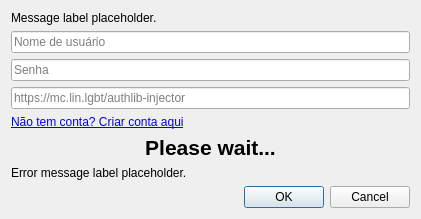
<?xml version="1.0" encoding="UTF-8"?>
<ui version="4.0">
 <class>AuthlibInjectorLoginDialog</class>
 <widget class="QDialog" name="AuthlibInjectorLoginDialog">
  <property name="geometry">
   <rect>
    <x>0</x>
    <y>0</y>
    <width>421</width>
    <height>198</height>
   </rect>
  </property>
  <property name="sizePolicy">
   <sizepolicy hsizetype="Fixed" vsizetype="Fixed">
    <horstretch>0</horstretch>
    <verstretch>0</verstretch>
   </sizepolicy>
  </property>
  <property name="windowTitle">
   <string>Entrar no Yakubi</string>
  </property>
  <layout class="QVBoxLayout" name="verticalLayout">
   <item>
    <widget class="QLabel" name="label">
     <property name="text">
      <string notr="true">Message label placeholder.</string>
     </property>
     <property name="textFormat">
      <enum>Qt::RichText</enum>
     </property>
     <property name="textInteractionFlags">
      <set>Qt::LinksAccessibleByKeyboard|Qt::LinksAccessibleByMouse|Qt::TextBrowserInteraction|Qt::TextSelectableByKeyboard|Qt::TextSelectableByMouse</set>
     </property>
     <property name="openExternalLinks">
      <bool>true</bool>
     </property>
    </widget>
   </item>
   <item>
    <widget class="QLineEdit" name="userTextBox">
     <property name="placeholderText">
      <string>Nome de usuário</string>
     </property>
    </widget>
   </item>
   <item>
    <widget class="QLineEdit" name="passTextBox">
     <property name="echoMode">
      <enum>QLineEdit::Password</enum>
     </property>
     <property name="placeholderText">
      <string>Senha</string>
     </property>
    </widget>
   </item>
   <item>
    <widget class="QLineEdit" name="authlibInjectorTextBox">
     <property name="visible">
      <bool>false</bool>
     </property>
     <property name="placeholderText">
      <string>https://mc.lin.lgbt/authlib-injector</string>
     </property>
    </widget>
   </item>
   <item>
    <widget class="QLabel" name="registerLabel">
     <property name="text">
      <string>&lt;a href="https://mc.lin.lgbt/web/registration?invite=YBB5rvU3BtO"&gt;Não tem conta? Criar conta aqui&lt;/a&gt;</string>
     </property>
     <property name="textFormat">
      <enum>Qt::RichText</enum>
     </property>
     <property name="openExternalLinks">
      <bool>true</bool>
     </property>
    </widget>
   </item>
    <item>
    <widget class="QLabel" name="loadingLabel">
      <property name="font">
      <font>
        <pointsize>16</pointsize>
        <weight>75</weight>
        <bold>true</bold>
      </font>
      </property>
      <property name="text">
      <string>Please wait...</string>
      </property>
      <property name="alignment">
      <set>Qt::AlignCenter</set>
      </property>
      <property name="wordWrap">
      <bool>true</bool>
      </property>
    </widget>
   </item>
   <item>
    <widget class="QLabel" name="errorMessage">
     <property name="text">
      <string notr="true">Error message label placeholder.</string>
     </property>
     <property name="textFormat">
      <enum>Qt::RichText</enum>
     </property>
     <property name="textInteractionFlags">
      <set>Qt::LinksAccessibleByKeyboard|Qt::LinksAccessibleByMouse|Qt::TextBrowserInteraction|Qt::TextSelectableByKeyboard|Qt::TextSelectableByMouse</set>
     </property>
     <property name="openExternalLinks">
      <bool>true</bool>
     </property>
    </widget>
   </item>
   <item>
    <widget class="QDialogButtonBox" name="buttonBox">
     <property name="orientation">
      <enum>Qt::Horizontal</enum>
     </property>
     <property name="standardButtons">
      <set>QDialogButtonBox::Cancel|QDialogButtonBox::Ok</set>
     </property>
    </widget>
   </item>
  </layout>
 </widget>
 <resources/>
 <connections/>
</ui>
